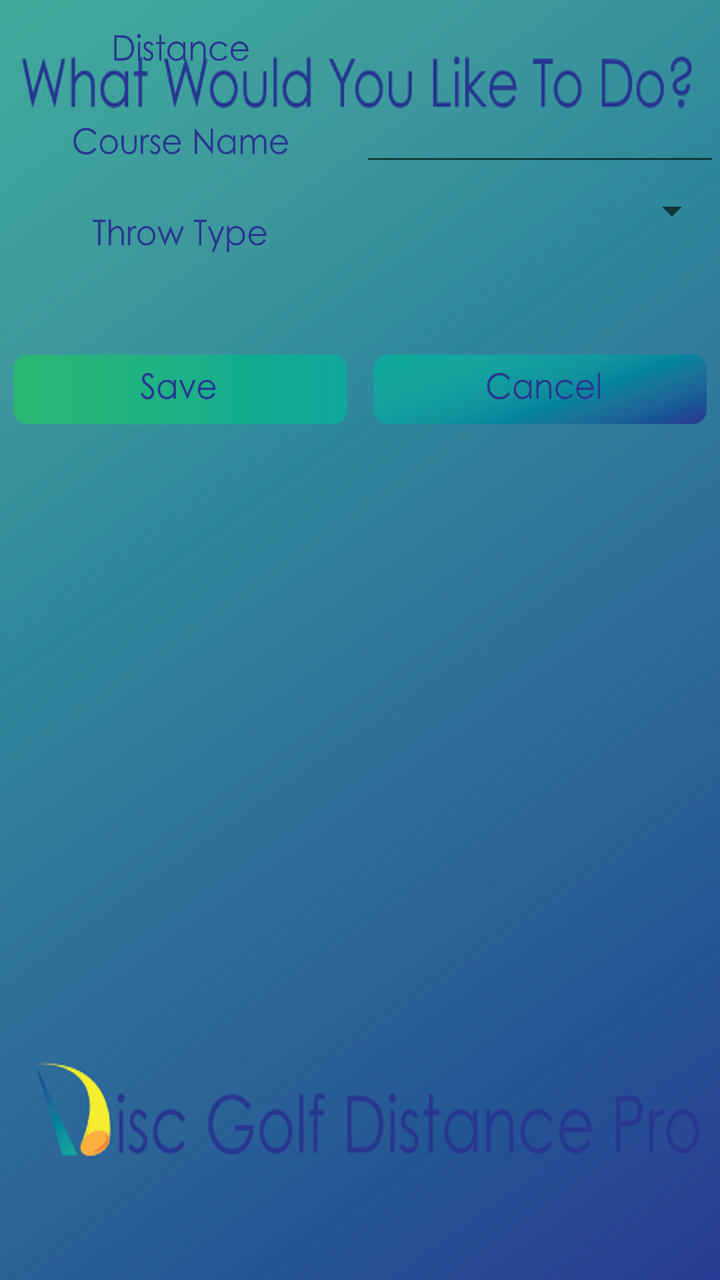
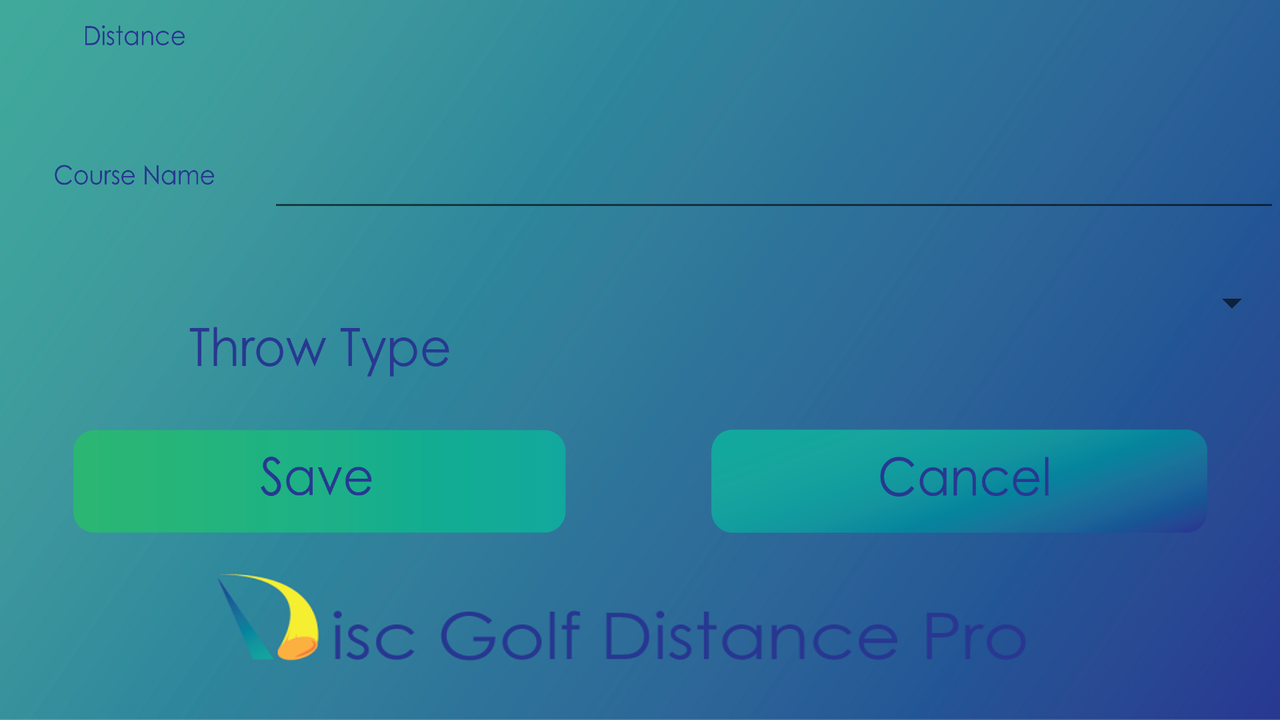

Compare how this app lays out the same screen by default and in its alternative resource folder. The renders come first, then the two layout files and the values they reference.
<!-- AndroidManifest.xml: application theme AppTheme -->
<!-- res/layout/activity_throw_entry.xml -->
<LinearLayout xmlns:android="http://schemas.android.com/apk/res/android"
    xmlns:tools="http://schemas.android.com/tools"
    android:layout_width="match_parent"
    android:layout_height="match_parent"
    android:orientation="vertical">

    <LinearLayout
        android:orientation="horizontal"
        android:layout_width="fill_parent"
        android:layout_height="wrap_content">

        <ImageView
            android:layout_width="wrap_content"
            android:layout_height="wrap_content"
            android:id="@+id/imgDistance"
            android:src="@drawable/distance_label"
            android:adjustViewBounds="true"
            android:layout_weight="1" />

        <TextView
            android:layout_width="fill_parent"
            android:layout_height="wrap_content"
            android:textAppearance="?android:attr/textAppearanceLarge"
            android:id="@+id/txtDistance"
            android:layout_weight="1" />

    </LinearLayout>

    <LinearLayout
        android:orientation="horizontal"
        android:layout_width="fill_parent"
        android:layout_height="wrap_content">

        <ImageView
            android:layout_width="wrap_content"
            android:layout_height="wrap_content"
            android:id="@+id/imgCourseName"
            android:src="@drawable/course_name_label"
            android:adjustViewBounds="true"
            android:layout_weight="1" />

        <EditText
            android:layout_width="fill_parent"
            android:layout_height="wrap_content"
            android:id="@+id/txtCourseName"
            android:editable="true"
            android:layout_weight="1" />
    </LinearLayout>

    <LinearLayout
        android:orientation="horizontal"
        android:layout_width="fill_parent"
        android:layout_height="wrap_content">

        <ImageView
            android:layout_width="fill_parent"
            android:layout_height="wrap_content"
            android:id="@+id/imgThrowType"
            android:src="@drawable/throw_type_label"
            android:adjustViewBounds="true"
            android:layout_weight="1" />

        <Spinner
            android:layout_width="fill_parent"
            android:layout_height="wrap_content"
            android:id="@+id/spnThrowType"
            android:layout_weight="1"
            android:popupBackground="#ff009db3" />
    </LinearLayout>

    <Space
        android:layout_width="fill_parent"
        android:layout_height="100px" />

    <LinearLayout
        android:orientation="horizontal"
        android:layout_width="fill_parent"
        android:layout_height="wrap_content"
        android:gravity="center_horizontal">

        <ImageButton
            android:layout_width="wrap_content"
            android:layout_height="wrap_content"
            android:id="@+id/btnSave"
            android:background="@android:color/transparent"
            android:adjustViewBounds="true"
            android:src="@drawable/save_button"
            android:layout_weight="1"
            android:scaleType="fitCenter" />

        <ImageButton
            android:layout_width="wrap_content"
            android:layout_height="wrap_content"
            android:id="@+id/btnCancel"
            android:src="@drawable/cancel_button"
            android:layout_weight="1"
            android:background="@android:color/transparent"
            android:scaleType="fitCenter"
            android:adjustViewBounds="true" />
    </LinearLayout>
</LinearLayout>
<!-- resources referenced by this layout -->
<resources>
  <!-- drawable cancel_button: png bitmap (drawable-hdpi, 28469 bytes) -->
  <!-- drawable course_name_label: png bitmap (drawable-hdpi, 9836 bytes) -->
  <!-- drawable distance_label: png bitmap (drawable-hdpi, 7878 bytes) -->
  <!-- drawable save_button: png bitmap (drawable-hdpi, 12275 bytes) -->
  <!-- drawable throw_type_label: png bitmap (drawable-hdpi, 8399 bytes) -->
  <style name="AppTheme" parent="Theme.AppCompat.Light.DarkActionBar">
          
          <item name="android:windowBackground">@drawable/disc_golf_background_sm</item>
      </style>
  <!-- drawable disc_golf_background_sm: png bitmap (drawable-hdpi, 243412 bytes) -->
</resources>
<!-- res/layout-land/activity_throw_entry.xml (the repository's variant of the layout above) -->
<!-- drawn on the phone turned sideways -->
<LinearLayout xmlns:android="http://schemas.android.com/apk/res/android"
    xmlns:tools="http://schemas.android.com/tools"
    android:layout_width="match_parent"
    android:layout_height="match_parent"
    android:orientation="vertical">

    <LinearLayout
        android:orientation="horizontal"
        android:layout_width="fill_parent"
        android:layout_height="wrap_content"
        android:layout_weight="1">

        <ImageView
            android:layout_width="wrap_content"
            android:layout_height="wrap_content"
            android:id="@+id/imgDistance"
            android:src="@drawable/distance_label"
            android:adjustViewBounds="true"
            android:layout_weight="1" />

        <TextView
            android:layout_width="fill_parent"
            android:layout_height="wrap_content"
            android:textAppearance="?android:attr/textAppearanceLarge"
            android:id="@+id/txtDistance"
            android:layout_weight="1" />

    </LinearLayout>

    <LinearLayout
        android:orientation="horizontal"
        android:layout_width="fill_parent"
        android:layout_height="wrap_content"
        android:layout_weight="1">

        <ImageView
            android:layout_width="wrap_content"
            android:layout_height="wrap_content"
            android:id="@+id/imgCourseName"
            android:src="@drawable/course_name_label"
            android:adjustViewBounds="true"
            android:layout_weight="1" />

        <EditText
            android:layout_width="fill_parent"
            android:layout_height="wrap_content"
            android:id="@+id/txtCourseName"
            android:editable="true"
            android:layout_weight="1" />
    </LinearLayout>

    <LinearLayout
        android:orientation="horizontal"
        android:layout_width="fill_parent"
        android:layout_height="wrap_content"
        android:layout_weight="1">

        <ImageView
            android:layout_width="fill_parent"
            android:layout_height="wrap_content"
            android:id="@+id/imgThrowType"
            android:src="@drawable/throw_type_label"
            android:adjustViewBounds="true"
            android:layout_weight="1" />

        <Spinner
            android:layout_width="fill_parent"
            android:layout_height="wrap_content"
            android:id="@+id/spnThrowType"
            android:layout_weight="1"
            android:popupBackground="#ff009db3" />
    </LinearLayout>

    <LinearLayout
        android:orientation="horizontal"
        android:layout_width="fill_parent"
        android:layout_height="wrap_content"
        android:gravity="center_horizontal"
        android:layout_weight="1">

        <ImageButton
            android:layout_width="wrap_content"
            android:layout_height="wrap_content"
            android:id="@+id/btnSave"
            android:background="@android:color/transparent"
            android:adjustViewBounds="true"
            android:src="@drawable/save_button"
            android:layout_weight="1"
            android:scaleType="fitCenter" />

        <ImageButton
            android:layout_width="wrap_content"
            android:layout_height="wrap_content"
            android:id="@+id/btnCancel"
            android:src="@drawable/cancel_button"
            android:layout_weight="1"
            android:background="@android:color/transparent"
            android:scaleType="fitCenter"
            android:adjustViewBounds="true" />
    </LinearLayout>

    <Space
        android:layout_width="fill_parent"
        android:layout_height="fill_parent"
        android:layout_weight="20" />
</LinearLayout>
<!-- resources referenced by the variant -->
<!-- as the phone turned sideways resolves them -->
<resources>
  <!-- drawable cancel_button: png bitmap (drawable-hdpi, 28469 bytes) -->
  <!-- drawable course_name_label: png bitmap (drawable-hdpi, 9836 bytes) -->
  <!-- drawable distance_label: png bitmap (drawable-hdpi, 7878 bytes) -->
  <!-- drawable save_button: png bitmap (drawable-hdpi, 12275 bytes) -->
  <!-- drawable throw_type_label: png bitmap (drawable-hdpi, 8399 bytes) -->
  <!-- from res/values-land/ -->
  <style name="AppTheme" parent="Theme.AppCompat.Light.DarkActionBar">
          
          <item name="android:windowBackground">@drawable/sideways_background</item>
      </style>
  <!-- drawable sideways_background: png bitmap (drawable-hdpi, 299126 bytes) -->
</resources>
